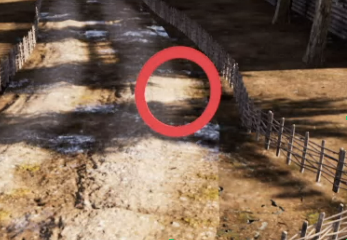
#> input picture 1.png, 347 x 240 px
$ python hsv_pic_sample.py
#> lines starting #> are read from the running program, lines starting #| are printed output that depends on the picture; after the words box and inside, x2 and y2 are one past the last pixel; in counts of white or black regions, pixels touching at a corner belong together
""" 图片鼠标取值HSV value  camera输出显示 """

import numpy as np
import copy as cp
import cv2
import math
import time

import matplotlib.pyplot as plt
import seaborn as sns

photo_path='1.png'
picture_test = cv2.imread(photo_path)
#> picture_test is the input picture: shape (240, 347, 3); mean B, G, R 83.2, 100.8, 125.6
img  = picture_test.copy()

########################################################################
max_record = [0,0,0]
min_record = [255,255,255]
plt_h = []
plt_s = []
plt_v = []
##########################################################################
color_range = {
    'yellow_door': [(30 , 190 , 71), (35 , 255 , 103)],
    #'yellow_door': [(16 , 100 , 72), (29 , 226 , 185)],
    'black_door':[(25, 25, 10), (110, 150, 24)],

    'green_hole_chest':[(63 , 87 , 87), (73 , 250 , 177)],
    'green_hole_head':[(55 , 113 , 70), (75 , 241 , 144)],
    'blue_hole_chest':[(104 , 129 , 133), (113 , 227 , 225)],
    'blue_hole_head':[(106 , 113 , 102), (115 , 234 , 191)],


    'blue_baf':[(100 , 127 , 52), (112 , 245 , 170)],
    'black_dir':[(0, 0, 10), (170 , 180 , 59)],
    'gray_white':[(54 , 31 , 79), (80 , 90 , 166)],

    'blue_floor':[(104 , 142 , 73), (125 , 249 , 255)],
    'green_floor':[(61 , 99 , 72), (80 , 255 , 185)],
    'red_floor1':[(0 , 112 , 130), (14 , 207 , 245)],
    'red_floor2':[(173 , 145 , 139), (179 , 229 , 252)],
    'red_XP1':[(0 , 141 , 114), (4 , 250 , 254)],
    'red_XP2':[(177 , 182 , 139), (179 , 229 , 225)],

    'color11':[(104 , 141 , 154), (109 , 211 , 231)],
    'color22':[(63 , 73 , 88), (83 , 174 , 197)],
    'color33':[(0 , 86 , 135), (10 , 163 , 242)],

    'ball_red1':[(0 , 129 , 104), (5 , 234 , 193)],
    'ball_red2':[(177 , 75 , 122), (179 , 184 , 151)],
    'd_red_ball_floor1':[(171 , 71 , 113), (179 , 212 , 215)],
    'd_red_ball_floor2':[(0 , 91 , 123), (4 , 204 , 224)],
    'ball_red':[(30 , 3, 143), (173 , 44 , 237)],
    'blue_hole':[(109 , 35 , 94), (149 , 105 , 141)],
    'head_blue_door':[(93 , 95 , 62), (113 , 222 , 197)],
    'green_bridge':[(57 , 85 , 112), (81 , 237 , 228)],
    'blue_bridge':[(101 , 112 , 126), (111 , 216 , 251)],

    'green_bridge_rec':[(62 , 85 , 112), (74 , 201 , 228)],
    'blue_bridge_rec':[(101 , 112 , 126), (111 , 216 , 251)],
    'kick_ball_rec':[(4 , 38 , 49), (34 , 132 , 157)],
    'gray_dir':[(71 , 17 , 111), (85 , 41 , 143)],


    'black_line':[(60 , 23 , 25), (122 , 124 , 100)],
    'yellow_line':[(29 , 118 , 90), (38 , 209 , 187)],


    'test0':[(0 , 155 , 216), (1 , 177 , 232)],
    'test1':[(179 , 155 , 216), (180 , 177 , 232)],
    'test2':[(179 , 155 , 216), (180 , 177 , 232)]
                }


# 新建窗口
cv2.namedWindow("OriginalImg",cv2.WINDOW_NORMAL)
cv2.namedWindow("IMG_HSV",cv2.WINDOW_NORMAL)
cv2.namedWindow("ColorMask",cv2.WINDOW_NORMAL)

cv2.resizeWindow("OriginalImg", 640, 480)
cv2.resizeWindow("IMG_HSV", 640, 480)
cv2.resizeWindow("ColorMask", 640, 480)


def hsv_max(aa,bb):
    cc=[bb[0],bb[1],bb[2]]
    if aa[0] < 160:
        if aa[0]>bb[0]:
            cc[0]=aa[0]
        if aa[1]>bb[1]:
            cc[1]=aa[1]
        if aa[2]>bb[2]:
            cc[2]=aa[2]
    return cc

def hsv_min(aa,bb):
    cc=[bb[0],bb[1],bb[2]]
    if aa[0] <160:
        if aa[0]<bb[0]:
            cc[0]=aa[0]
        if aa[1]<bb[1]:
            cc[1]=aa[1]
        if aa[2]<bb[2]:
            cc[2]=aa[2]
    return cc

def onmouse(event, x, y, flags, param):   #标准鼠标交互函数
    global max_record,min_record
    hsvimg = cv2.cvtColor(img, cv2.COLOR_BGR2HSV)
    if event==cv2.EVENT_MOUSEMOVE:      #当鼠标移动时
        if sampling_flag == True:
            xy_hsv = hsvimg[y,x]
            print(x,y,xy_hsv, "正在采集，w停止采集")           #显示鼠标所在像素的数值，注意像素表示方法和坐标位置的不同
            plt_h.append(xy_hsv[0])
            plt_s.append(xy_hsv[1])
            plt_v.append(xy_hsv[2])
            max_record = hsv_max(xy_hsv,max_record)
            min_record = hsv_min(xy_hsv,min_record)
        else:
            print(min_record,"min--停止采集, w 开始采集--max",max_record)
            print("[(" + str(min_record[0]) + " , " + str(min_record[1]) + " , " + str(min_record[2]) + "), (" + str(max_record[0]) + " , " + str(max_record[1]) + " , " + str(max_record[2]) + ")]," )


# 创建鼠标事件的回调函数
cv2.setMouseCallback("OriginalImg", onmouse)
num = 0
sampling_flag = False
while True:

    hsvimg = cv2.cvtColor(img, cv2.COLOR_BGR2HSV)
#> hsvimg: shape (240, 347, 3); mean H, S, V 30.9, 87, 125.8
    h,s,v = cv2.split(img)
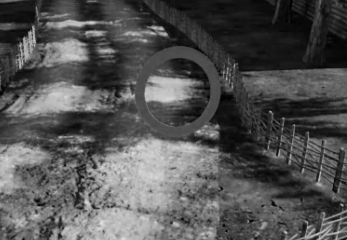
#> h: shape (240, 347); min 0, max 225, mean 83.2
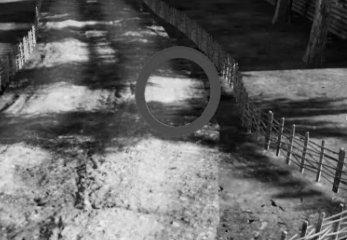
#> s: shape (240, 347); min 0, max 239, mean 100.8
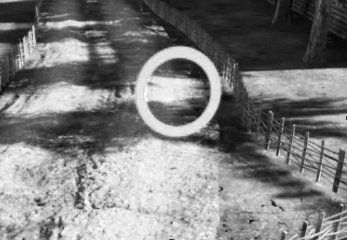
#> v: shape (240, 347); min 0, max 253, mean 125.6

    #####################红色用这个#####################################################################################
    frame_red0 = cv2.inRange(hsvimg, color_range['test0'][0],color_range['test0'][1])  # 对原图像和掩模(颜色的字典)进行位运算
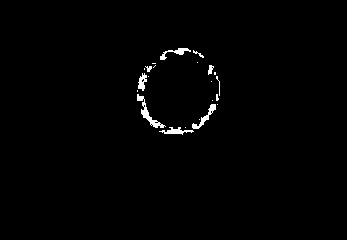
#> frame_red0: shape (240, 347); 1% white; 22 white regions (13 under 20 px), largest, box (x1, y1, x2, y2) and area: (137, 94, 166, 128) 213, (192, 104, 216, 129) 147, (159, 127, 194, 135) 124
    frame_red1 = cv2.inRange(hsvimg, color_range['test1'][0],color_range['test1'][1])
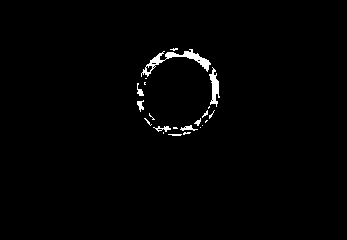
#> frame_red1: shape (240, 347); 1.2% white; 22 white regions (14 under 20 px), largest, box (x1, y1, x2, y2) and area: (141, 49, 211, 77) 457, (209, 67, 220, 107) 216, (180, 125, 198, 131) 51
    frame_rea_final=frame_red0+frame_red1
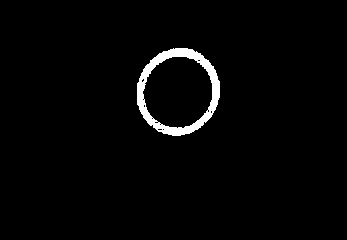
#> frame_rea_final: shape (240, 347); 2.3% white; 1 white region, box (x1, y1, x2, y2) and area: (137, 48, 220, 136) 1885

    cv2.imshow("ColorMask", frame_rea_final)
    cv2.imshow("IMG_HSV",hsvimg)
    cv2.imshow("OriginalImg",img)
    ##################################################################################################################

    #####################其他用这个#####################################################################################
    # frame_other = cv2.inRange(hsvimg, color_range['test2'][0],color_range['test2'][1])  # 对原图像和掩模(颜色的字典)进行位运算

    # cv2.imshow("ColorMask", frame_other)
    # cv2.imshow("IMG_HSV",hsvimg)
    # cv2.imshow("OriginalImg",img)
    ##################################################################################################################


    k = cv2.waitKey(500)
#> (key q is pressed here)
    # 如果按了'q'键，则关闭面板
    if k == ord('q'):
        break
    if k == ord('s'):
        num += 1
        name = 'photo_save' + str(num) + '.bmp'
        print(name)
        cv2.imwrite(name,img) #保存图片
    if k == ord('w'):
        if sampling_flag == True:
            sampling_flag = False
            print("停止采集")

            # [7 lines of commented-out code are left out]

        else:
            sampling_flag = True
            print("开始采集")
